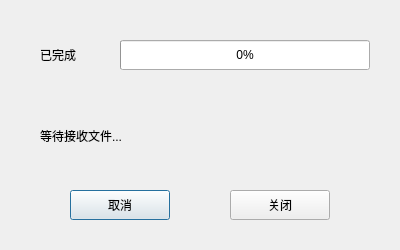
<?xml version="1.0" encoding="UTF-8"?>
<ui version="4.0">
 <class>client</class>
 <widget class="QDialog" name="client">
  <property name="geometry">
   <rect>
    <x>0</x>
    <y>0</y>
    <width>400</width>
    <height>250</height>
   </rect>
  </property>
  <property name="windowTitle">
   <string>client</string>
  </property>
  <widget class="QLabel" name="finishBtn">
   <property name="geometry">
    <rect>
     <x>40</x>
     <y>40</y>
     <width>100</width>
     <height>30</height>
    </rect>
   </property>
   <property name="text">
    <string>已完成</string>
   </property>
  </widget>
  <widget class="QProgressBar" name="clientPgsBar">
   <property name="geometry">
    <rect>
     <x>120</x>
     <y>40</y>
     <width>250</width>
     <height>30</height>
    </rect>
   </property>
   <property name="value">
    <number>0</number>
   </property>
  </widget>
  <widget class="QLabel" name="cStatusLabel">
   <property name="geometry">
    <rect>
     <x>40</x>
     <y>90</y>
     <width>291</width>
     <height>91</height>
    </rect>
   </property>
   <property name="text">
    <string>等待接收文件...</string>
   </property>
  </widget>
  <widget class="QPushButton" name="cCancleBtn">
   <property name="geometry">
    <rect>
     <x>70</x>
     <y>190</y>
     <width>100</width>
     <height>30</height>
    </rect>
   </property>
   <property name="text">
    <string>取消</string>
   </property>
  </widget>
  <widget class="QPushButton" name="cCloseBtn">
   <property name="geometry">
    <rect>
     <x>230</x>
     <y>190</y>
     <width>100</width>
     <height>30</height>
    </rect>
   </property>
   <property name="text">
    <string>关闭</string>
   </property>
  </widget>
 </widget>
 <resources/>
 <connections/>
</ui>
